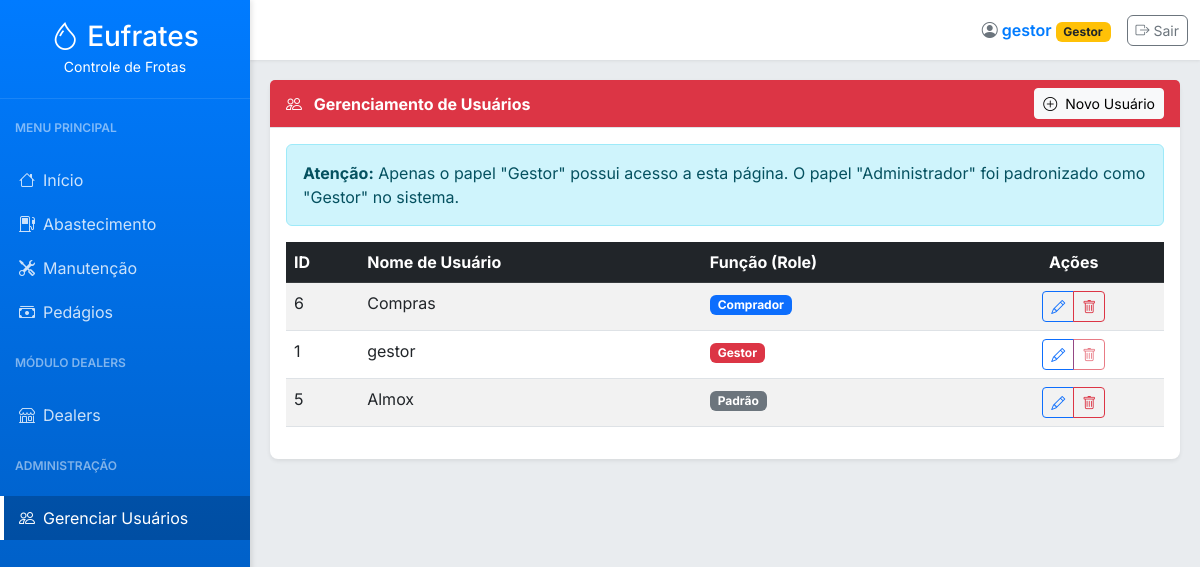
/admin/users (signed in), run on an earlier commit of the app's database.
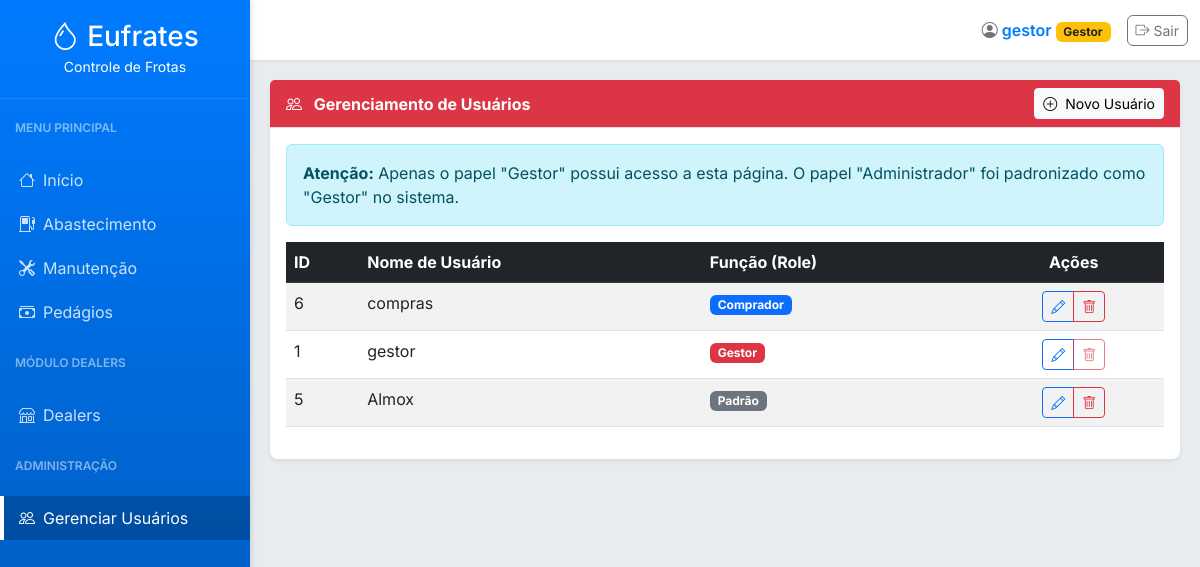
And on a later commit of the database.
### tables this page shows
CREATE TABLE users (
        id INTEGER PRIMARY KEY AUTOINCREMENT,
        username TEXT NOT NULL UNIQUE,
        password_hash TEXT NOT NULL,
        role TEXT NOT NULL CHECK(role IN ('Gestor', 'Comprador', 'Padrão'))
    );

### app.py (the view)
@app.route('/admin/users', methods=['GET'])
@login_required
@roles_required(['Administrador', 'Gestor'])
def user_management():
    users = get_all_users()
    roles = ['Administrador', 'Gestor', 'Comprador', 'Padrão']
    return render_template('user_management.html', active_page='user_management', users=users, roles=roles)

### app.py (called while the page is built)
@app.before_request
def load_logged_in_user():
    user_id = session.get('user_id')
    g.user = get_user_by_id(user_id) if user_id else None

def login_required(view):
    @wraps(view)
    def wrapped_view(*args, **kwargs):
        if g.user is None:
            flash('Você precisa estar logado para acessar esta página.', 'warning')
            return redirect(url_for('login'))
        return view(*args, **kwargs)
    return wrapped_view

def roles_required(roles):
    def wrapper(view):
        @wraps(view)
        def wrapped_view(*args, **kwargs):
            if g.user is None:
                flash('Você precisa estar logado para acessar esta página.', 'warning')
                return redirect(url_for('login'))
            if g.user['role'] not in roles and g.user['role'] != 'Administrador':
                flash('Acesso negado. Sua função não permite acessar esta página.', 'danger')
                return redirect(url_for('index'))
            return view(*args, **kwargs)
        return wrapped_view
    return wrapper

@app.context_processor
def inject_now():
    return {'now': datetime.now(), 'g': g}

### templates/user_management.html (shortened to what this page needs)
{% extends "base.html" %}
{% block content %}
<div class="card">
    <div class="card-header bg-danger text-white d-flex justify-content-between align-items-center">
        <div>
            <i class="bi bi-people me-2"></i> Gerenciamento de Usuários
        </div>
        <button class="btn btn-light btn-sm" data-bs-toggle="modal" data-bs-target="#novoUsuarioModal" onclick="resetForm('formNovoUsuario')">
            <i class="bi bi-plus-circle me-1"></i> Novo Usuário
        </button>
    </div>
    <div class="card-body">
        <div class="alert alert-info">
            <strong>Atenção:</strong> Apenas o papel "Gestor" possui acesso a esta página. O papel "Administrador" foi padronizado como "Gestor" no sistema.
        </div>
        <div class="table-responsive">
            <table class="table table-striped table-hover">
                <thead class="table-dark">
                    <tr>
                        <th>ID</th>
                        <th>Nome de Usuário</th>
                        <th>Função (Role)</th>
                        <th class="text-center">Ações</th>
                    </tr>
                </thead>
                <tbody>
                    {% for user in users %}
                    <tr id="user-row-{{ user.id }}">
                        <td>{{ user.id }}</td>
                        <td>{{ user.username }}</td>
                        <td>
                            <span class="badge
                                {% if user.role == 'Gestor' %}bg-danger
                                {% elif user.role == 'Comprador' %}bg-primary
                                {% else %}bg-secondary{% endif %}">
                                {{ user.role }}
                            </span>
                        </td>
                        <td class="text-center">
                            <div class="btn-group btn-group-sm">
                                <button class="btn btn-outline-primary"
                                        onclick="abrirModalEdicao({{ user.id }}, '{{ user.username }}', '{{ user.role }}')"
                                        data-bs-toggle="tooltip" title="Editar">
                                    <i class="bi bi-pencil"></i>
                                </button>
                                {% if user.id != g.user.id %}
                                <button class="btn btn-outline-danger"
                                        onclick="deletarUsuario({{ user.id }}, '{{ user.username }}')"
                                        data-bs-toggle="tooltip" title="Excluir">
                                    <i class="bi bi-trash"></i>
                                </button>
                                {% else %}
                                <button class="btn btn-outline-danger" disabled title="Não é possível excluir seu próprio usuário">
                                    <i class="bi bi-trash"></i>
                                </button>
                                {% endif %}
                            </div>
                        </td>
                    </tr>
                    {% endfor %}
                </tbody>
            </table>
        </div>
    </div>
</div>
{% endblock %}

What changed in the data, as far as the page shows it:
changed users "Comprador": username "Compras" → "compras"
